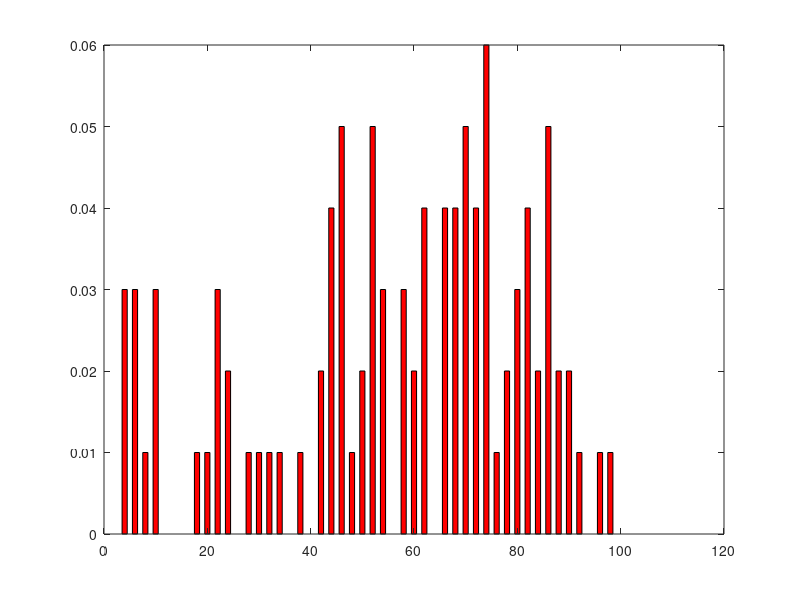

MATLAB code to generate this figure:
N = 100;                              # numarul de noduri, N != 0
P = 0.5;                              # probabilitatea
Simulari = 100;                       # numarul de simulari pe care le facem
Pozitie = 0;                          # pozitia curenta pe care ne aflam
deplasari = repmat(0, 1, Simulari);   # vector in care retinem ultima pozitie de la fiecare simulare

for i = 1 : Simulari
  for j = 1 : N
    Random = rand;
    if Random < P
      Pozitie++;
      if(Pozitie == N)  # pentru ca e circular, daca ajung la N resetez la 0
        Pozitie = 0;
      endif
    else
      if(Pozitie == 0)  # inainte sa fac scaderea, verific daca am ajuns la 0
        Pozitie = N;    # pentru ca sigur stim ca mergem un pas in spate, insa
      endif             # acel pas e N - 1, nu -1
      Pozitie--;
    endif    
  endfor
  deplasari(i) = Pozitie
endfor

H = histc(deplasari, 1 : N)
bar(1 : N, H / Simulari, 'hist', 'FaceColor', 'r');